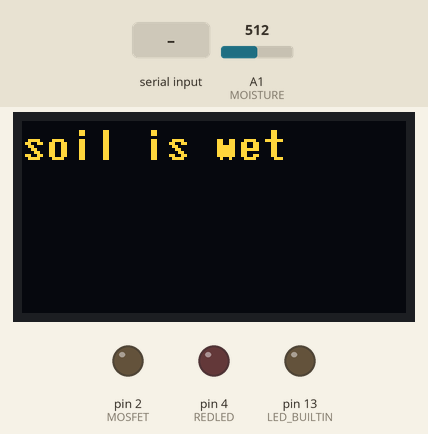
Recording of a sketch running on a simulated Arduino Uno, built with avr-gcc and run on an emulated ATmega328P. On the bench: 128×64 one-colour display, output pins drawn as LEDs (lit = HIGH). Inputs (shaded band) come from the test bench; at power-on: A1 (MOISTURE) = 512. The OLED is the two-colour kind (top 16 rows yellow); what the sketch prints to the serial monitor is not drawn.

Above: at 1.2 s.
1.3 s: A1 (MOISTURE) set to 542
4.2 s: A1 (MOISTURE) set to 566
At 5.3 s:
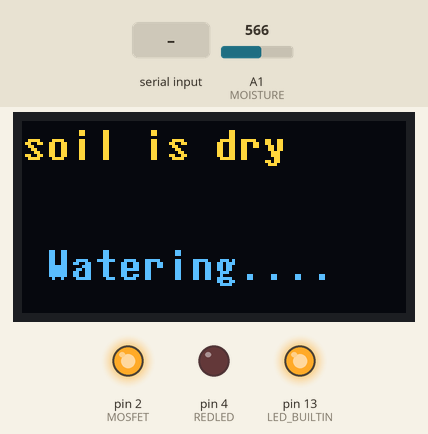
5.9 s: "1" received over Serial
At 6.34 s:
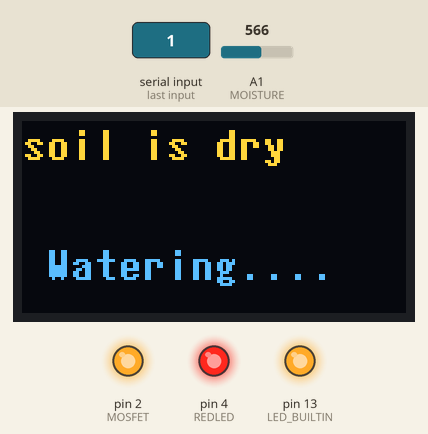
7.9 s: A1 (MOISTURE) set to 540
At 8.1 s:
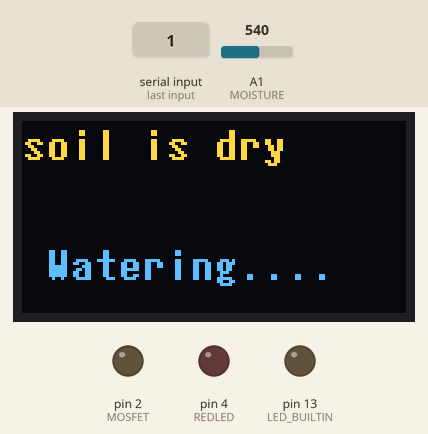
9.7 s: byte 8 (8) received over Serial
At 10.6 s:
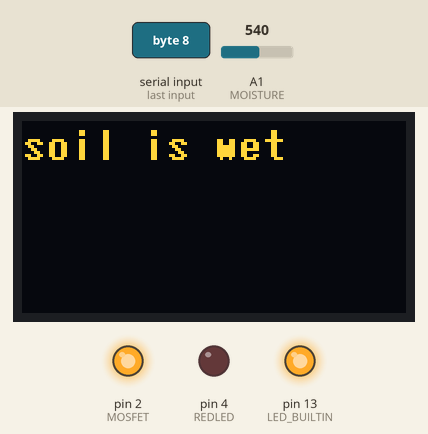
Timing chart, 0 to 13.5 s (numbered marks = the images above; inputs shaded):
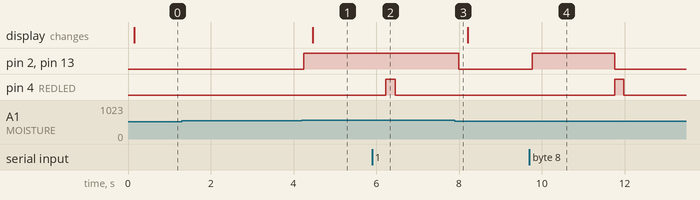

The sketch:

Watering_System_arduino.ino
```cpp
#include <Arduino.h>
#include <U8x8lib.h>

#define MOSFET 2
#define REDLED 4
#define MOISTURE A1
#define WET_THRESH 550

auto display = U8X8_SSD1306_128X64_NONAME_HW_I2C(U8X8_PIN_NONE);


int moistureValue = 0;
unsigned long st = 0;

const long et = 750;

void setup() {
 Serial.begin(9600);
  pinMode(MOSFET, OUTPUT);
  pinMode(REDLED, OUTPUT);
  pinMode(LED_BUILTIN, OUTPUT);

  digitalWrite(MOSFET, LOW);


  display.begin(); // starts up OLED display
  display.setFlipMode(1);
  display.clearDisplay();
  display.setFont(u8x8_font_7x14B_1x2_r);

}

void loop() {

  automaticMoistureDetector();

  unsigned long ct = millis();

if(ct - st >= et){
  st = ct;
  soilMoistureSensorData();
}
}


void automaticMoistureDetector(){
   display.setFont(u8x8_font_7x14B_1x2_r);
   display.setCursor(0,0);


  const auto receivedData = Serial.read();
  char buf[16];
  sprintf(buf, "%03d", receivedData);


  moistureValue = analogRead(MOISTURE);

/* Displays Moisture condition on OLED, ~750 when dry, ~550 when wet*/

   if(moistureValue < WET_THRESH && receivedData == 8){


    digitalWrite(MOSFET, HIGH);
    digitalWrite(LED_BUILTIN, HIGH);
    delay(2000);

    }
    else if(moistureValue < WET_THRESH){

      digitalWrite(MOSFET, LOW);
      digitalWrite(LED_BUILTIN, LOW);


      display.print("soil is wet");
      display.setCursor(0,5);
      display.print("              ");

    }
    else{
      digitalWrite(MOSFET, HIGH);
      digitalWrite(LED_BUILTIN, HIGH);

    display.print("soil is dry");
    display.setCursor(0,5);
    display.print(" Watering.... ");
       }

 if(receivedData  < 6){
      digitalWrite(REDLED, LOW);
    }
    else{
      digitalWrite(REDLED, HIGH);

    }
}

void soilMoistureSensorData() {
    const auto value = analogRead(A1);
    const byte data[] = {0,0, highByte(value), lowByte(value)};
    Serial.write(data, 4);
    Serial.println();

    }
```

Measured:
- the behaviour switches between 549 and 550 on A1 (MOISTURE) (found by bisection; images 0 and 1)
- after the input at 1.3 s, every drawn part: stays the same
- after the input at 4.2 s, pin 2 (MOSFET), pin 13 (LED_BUILTIN): LOW → HIGH after 0.05 s; the display: changes after 0.26 s (image 1)
- after the input at 5.9 s, pin 4 (REDLED): LOW → HIGH after 0.33 s, → LOW 0.22 s later
- after the input at 7.9 s, pin 2 (MOSFET), pin 13 (LED_BUILTIN): HIGH → LOW after 0.10 s
- after the input at 9.7 s, pin 2 (MOSFET), pin 13 (LED_BUILTIN): LOW → HIGH after 0.06 s, → LOW 2.0 s later; pin 4 (REDLED): LOW → HIGH after 2.1 s, → LOW 0.22 s later
